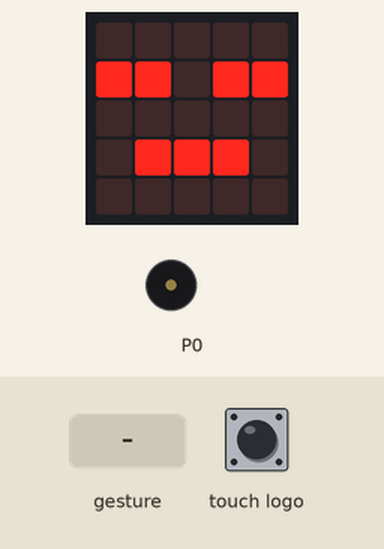
This program was run on a simulated BBC micro:bit (MakeCode). Parts: the board's 5×5 LED display, buzzer (waves = sounding). The inputs (shaded band) are chosen by the test bench. A tilt is held for 1.5 s and a shake lasts 1 s, then the board lies face up again.

Above: at 1.8 s.
1.9 s: touch logo pressed for 0.15 s
At 2.5 s:
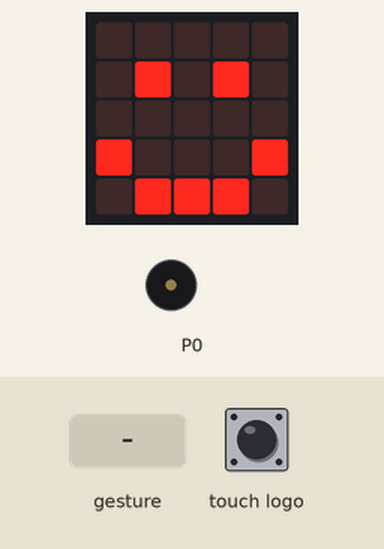
At 4.8 s:
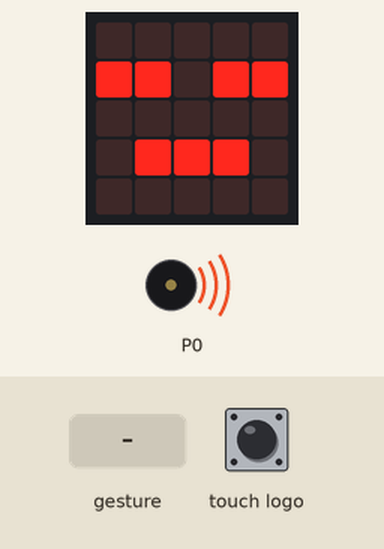
5.0 s: gesture 'shake'
8.0 s: touch logo pressed for 0.15 s
At 8.37 s:
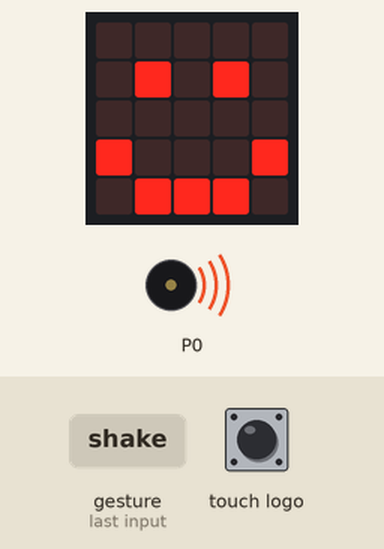
Timing chart, 0 to 14.9 s (numbered marks = the images above; inputs shaded):
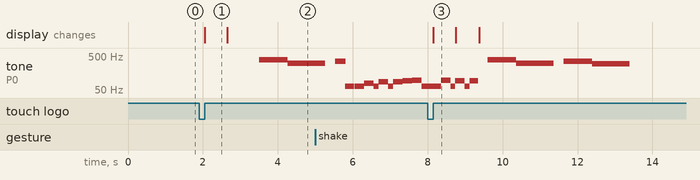

The program:

main.ts
```typescript
input.onLogoEvent(TouchButtonEvent.Pressed, function () {
    basic.showIcon(IconNames.Happy)
    basic.showIcon(IconNames.Asleep)
    music._playDefaultBackground(music.builtInPlayableMelody(Melodies.Dadadadum), music.PlaybackMode.UntilDone)
})
input.onGesture(Gesture.Shake, function () {
    basic.showIcon(IconNames.Asleep)
    music._playDefaultBackground(music.builtInPlayableMelody(Melodies.Funk), music.PlaybackMode.UntilDone)
    basic.showIcon(IconNames.Sad)
})
basic.showIcon(IconNames.Asleep)
```

test.ts
```typescript
// aquí va el archivo "tests"; esto no se compilará cuando este paquete se utilice como una extensión.
```

Measured:
- after the input at 1.9 s, tone on P0: silent → 392 Hz after 1.6 s, → 311 Hz 0.77 s later; the display: changes after 0.15 s (image 1)
- after the input at 8.0 s, the display: changes after 0.15 s (image 3)
- what the display in image 1 shows lasts 0.6 s, from 2.1 s to 2.7 s
